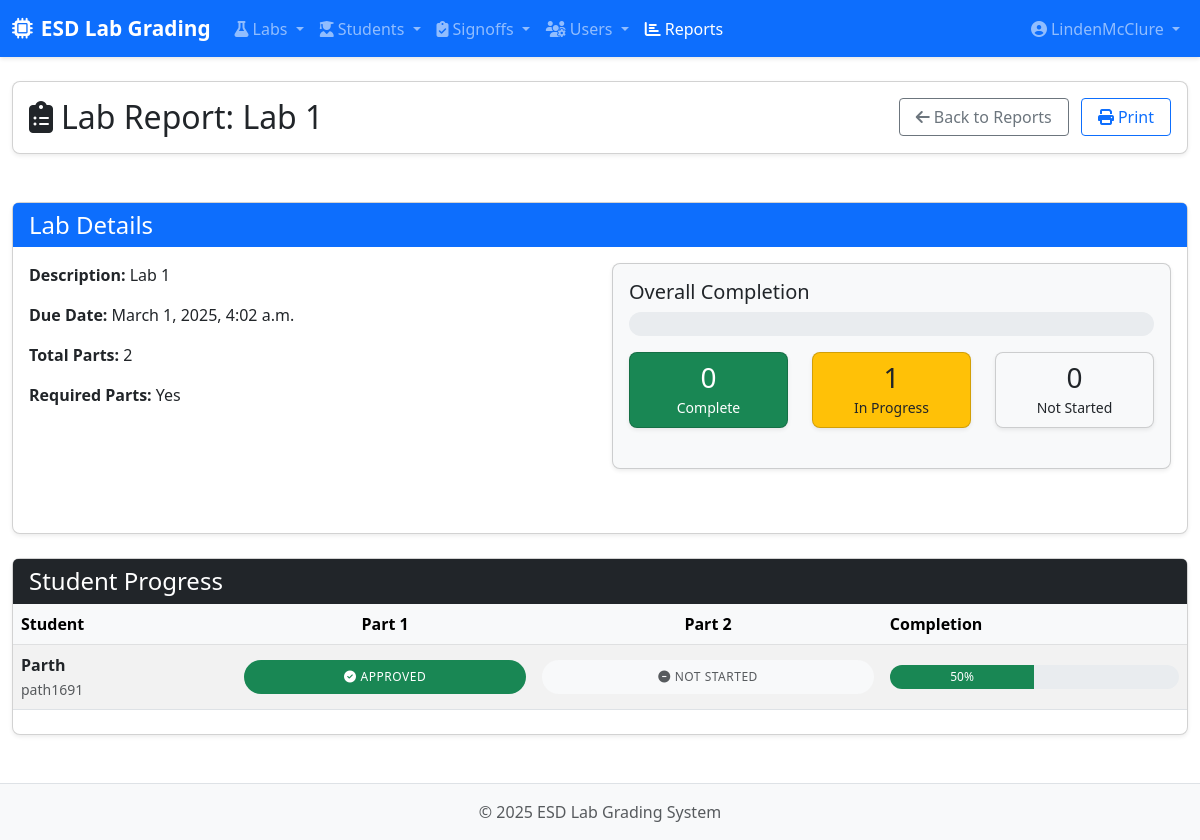
The app's page /reports/lab/ (signed in) with its own data.
### labs/models.py (models this page shows, shortened)
class Lab(models.Model):
    name = models.CharField(max_length=200)
    description = models.TextField(blank=True)
    due_date = models.DateTimeField()
    total_points = models.DecimalField(max_digits=5, decimal_places=2)

class Part(models.Model):
    lab = models.ForeignKey(Lab, on_delete=models.CASCADE, related_name='parts')
    name = models.CharField(max_length=100)
    description = models.TextField(blank=True)
    order = models.PositiveIntegerField(default=0)
    is_required = models.BooleanField(default=True)
    class Meta:
        ordering = ['lab', 'order']

class Student(models.Model):
    student_id = models.CharField(max_length=20, unique=True)
    name = models.CharField(max_length=100)
    email = models.EmailField(blank=True)
    batch = models.DateField(auto_now=False, auto_now_add=False)
    active = models.BooleanField(default=True)

### labs/views.py (the view)
# urls.py: path('reports/lab/', views.lab_report, name='lab_report_default'),
@login_required
def lab_report(request, lab_id=None):
    try:
        if lab_id:
            lab = Lab.objects.get(id=lab_id)
        else:
            lab = Lab.objects.first()
            if not lab:
                return render(request, "labs/reports/no_data.html", {'message': 'No labs found'})
        parts = Part.objects.filter(lab=lab).order_by('order')
        students = Student.objects.filter(active=True).order_by('name')
        matrix = []
        for student in students:
            row = {'student': student, 'parts': []}
            signoffs = Signoff.objects.filter(
                student=student,
                part__lab=lab
            ).values('part_id', 'status')
            signoff_dict = {s['part_id']: s['status'] for s in signoffs}
            for part in parts:
                status = signoff_dict.get(part.id, 'not_started')
                row['parts'].append({
                    'part': part,
                    'status': status,
                    'css_class': get_status_css_class(status)
                })
            required_parts = sum(1 for part in parts if part.is_required)
            if required_parts > 0:
                approved_required = sum(1 for part in parts if part.is_required and
                                       signoff_dict.get(part.id) == 'approved')
                row['completion'] = (approved_required / required_parts) * 100
            else:
                row['completion'] = 0
            matrix.append(row)
        stats = {
            'total_students': students.count(),
            'completed': sum(1 for row in matrix if row['completion'] >= 100),
            'started': sum(1 for row in matrix if 0 < row['completion'] < 100),
            'not_started': sum(1 for row in matrix if row['completion'] == 0),
        }
        if stats['total_students'] > 0:
            stats['completion_percent'] = (stats['completed'] / stats['total_students']) * 100
        else:
            stats['completion_percent'] = 0
        other_labs = Lab.objects.exclude(id=lab.id)
        context = {
            'lab': lab,
            'parts': parts,
            'matrix': matrix,
            'stats': stats,
            'other_labs': other_labs,
        }
        return render(request, "labs/reports/lab_report.html", context)
    except Lab.DoesNotExist:
        return render(request, "labs/reports/no_data.html", {'message': 'Lab not found'})

### labs/templatetags/role_tags.py (called while the page is built)
@register.filter
def has_role(user, role_name):
    if user.is_anonymous:
        return False
    if user.is_staff:
        return True
    try:
        return hasattr(user, 'role') and user.role.role == role_name
    except:
        return False

### labs/views.py (called while the page is built)
def get_status_css_class(status):
    status_classes = {
        'approved': 'bg-success text-white',
        'rejected': 'bg-danger text-white',
        'pending': 'bg-warning',
        'not_started': 'bg-light text-muted',
    }
    return status_classes.get(status, 'bg-light')

### labs/templates/labs/reports/lab_report.html (shortened to what this page needs)
{% extends 'base.html' %}
{% load static %}
{% block content %}
<div class="container-fluid">
    <div class="row mb-4">
        <div class="col-12">
            <div class="card">
                <div class="card-body d-flex justify-content-between align-items-center">
                    <h2 class="mb-0"><i class="fas fa-clipboard-list me-2"></i>Lab Report: {{ lab.name }}</h2>
                    <div>
                        <a href="{% url 'labs:reports' %}" class="btn btn-outline-secondary me-2">
                            <i class="fas fa-arrow-left me-1"></i>Back to Reports
                        </a>
                        <button id="print-btn" class="btn btn-outline-primary">
                            <i class="fas fa-print me-1"></i>Print
                        </button>
                    </div>
                </div>
            </div>
        </div>
    </div>
    <div class="row mb-4">
        <div class="col-md-12">
            <div class="card h-100">
                <div class="card-header bg-primary text-white">
                    <h4 class="mb-0">Lab Details</h4>
                </div>
                <div class="card-body">
                    <div class="row">
                        <div class="col-md-6">
                            <p><strong>Description:</strong> {{ lab.description|default:"No description provided" }}</p>
                            <p><strong>Due Date:</strong> {{ lab.due_date|date:"F j, Y, g:i a" }}</p>
                            <p><strong>Total Parts:</strong> {{ parts|length }}</p>
                            <p><strong>Required Parts:</strong>
                                {{ parts|dictsortreversed:"is_required"|first|yesno:"Yes,No" }}
                            </p>
                        </div>
                        <div class="col-md-6">
                            <div class="card bg-light">
                                <div class="card-body">
                                    <h5 class="card-title">Overall Completion</h5>
                                    <div class="progress mb-3 completion-bar">
                                    </div>
                                    <div class="row text-center">
                                        <div class="col-4">
                                            <div class="card bg-success text-white">
                                                <div class="card-body py-2">
                                                    <h3 class="mb-0">{{ stats.completed }}</h3>
                                                    <small>Complete</small>
                                                </div>
                                            </div>
                                        </div>
                                        <div class="col-4">
                                            <div class="card bg-warning">
                                                <div class="card-body py-2">
                                                    <h3 class="mb-0">{{ stats.started }}</h3>
                                                    <small>In Progress</small>
                                                </div>
                                            </div>
                                        </div>
                                        <div class="col-4">
                                            <div class="card bg-light">
                                                <div class="card-body py-2">
                                                    <h3 class="mb-0">{{ stats.not_started }}</h3>
                                                    <small>Not Started</small>
                                                </div>
                                            </div>
                                        </div>
                                    </div>
                                </div>
                            </div>
                        </div>
                    </div>
                </div>
            </div>
        </div>
    </div>
    <div class="row">
        <div class="col-12">
            <div class="card">
                <div class="card-header bg-dark text-white">
                    <h4 class="mb-0">Student Progress</h4>
                </div>
                <div class="card-body p-0">
                    <div class="table-responsive">
                        <table class="table table-striped table-hover mb-0 report-table">
                            <thead class="table-light">
                                <tr>
                                    <th>Student</th>
                                    {% for part in parts %}
                                    <th class="text-center">{{ part.name }}</th>
                                    {% endfor %}
                                    <th>Completion</th>
                                </tr>
                            </thead>
                            <tbody>
                                {% for row in matrix %}
                                <tr>
                                    <td>
                                        <div><strong>{{ row.student.name }}</strong></div>
                                        <small class="text-muted">{{ row.student.student_id }}</small>
                                    </td>
                                    {% for part_status in row.parts %}
                                    <td class="text-center">
                                        <span class="status-badge {{ part_status.css_class }}">
                                            {% if part_status.status == 'approved' %}
                                                <i class="fas fa-check-circle me-1"></i>Approved
                                            {% elif part_status.status == 'rejected' %}
                                                <i class="fas fa-times-circle me-1"></i>Rejected
                                            {% elif part_status.status == 'pending' %}
                                                <i class="fas fa-clock me-1"></i>Pending
                                            {% else %}
                                                <i class="fas fa-minus-circle me-1"></i>Not Started
                                            {% endif %}
                                        </span>
                                    </td>
                                    {% endfor %}
                                    <td>
                                        <div class="progress completion-bar">
                                            <div class="progress-bar {{ row.completion|floatformat:0|yesno:'bg-success,bg-warning' }}"
                                                 role="progressbar"
                                                 style="width: {{ row.completion|floatformat:0 }}%"
                                                 aria-valuenow="{{ row.completion|floatformat:0 }}"
                                                 aria-valuemin="0" aria-valuemax="100">
                                                {{ row.completion|floatformat:0 }}%
                                            </div>
                                        </div>
                                    </td>
                                </tr>
                                {% endfor %}
                            </tbody>
                        </table>
                    </div>
                </div>
            </div>
        </div>
    </div>
</div>
{% endblock %}

### templates/base.html (shortened to what this page needs)
{% load static %}
{% load role_tags %}
<!DOCTYPE html>
<html lang="en">
<head>
    <link href="https://cdn.jsdelivr.net/npm/bootstrap@5.3.0-alpha1/dist/css/bootstrap.min.css" rel="stylesheet">
    <link rel="stylesheet" href="https://cdnjs.cloudflare.com/ajax/libs/font-awesome/6.4.0/css/all.min.css">
    <link rel="stylesheet" href="{% static 'css/styles.css' %}">
</head>
<body>
    <nav class="navbar navbar-expand-lg navbar-dark bg-primary sticky-top">
        <div class="container-fluid">
            <a class="navbar-brand" href="{% url 'labs:home' %}">
                <i class="fas fa-microchip me-2"></i>ESD Lab Grading
            </a>
            <div class="collapse navbar-collapse" id="navbarMain">
                <ul class="navbar-nav me-auto">
                    <li class="nav-item dropdown">
                        <a class="nav-link dropdown-toggle" href="#" id="labsDropdown" role="button" data-bs-toggle="dropdown">
                            <i class="fas fa-flask me-1"></i>Labs
                        </a>
                    </li>
                    {% if request.user.is_authenticated %}
                    <li class="nav-item dropdown">
                        <a class="nav-link dropdown-toggle" href="#" id="studentsDropdown" role="button" data-bs-toggle="dropdown">
                            <i class="fas fa-user-graduate me-1"></i>Students
                        </a>
                    </li>
                    {% endif %}
                    {% if request.user.is_authenticated %}
                    <li class="nav-item dropdown">
                        <a class="nav-link dropdown-toggle" href="#" id="signoffsDropdown" role="button" data-bs-toggle="dropdown">
                            <i class="fas fa-clipboard-check me-1"></i>Signoffs
                        </a>
                    </li>
                    {% endif %}
                    {% if request.user.is_authenticated and request.user|has_role:'instructor' %}
                    <li class="nav-item dropdown">
                        <a class="nav-link dropdown-toggle" href="#" id="usersDropdown" role="button" data-bs-toggle="dropdown">
                            <i class="fas fa-users-cog me-1"></i>Users
                        </a>
                    </li>
                    {% endif %}
                    {% if request.user.is_authenticated %}
                    <li class="nav-item">
                        <a class="nav-link" href="{% url 'labs:reports' %}">
                            <i class="fas fa-chart-bar me-1"></i>Reports
                        </a>
                    </li>
                    {% endif %}
                </ul>
                <ul class="navbar-nav ms-3">
                    {% if request.user.is_authenticated %}
                    <li class="nav-item dropdown">
                        <a class="nav-link dropdown-toggle" href="#" id="userDropdown" role="button" data-bs-toggle="dropdown">
                            <i class="fas fa-user-circle me-1"></i>{{ request.user.username }}
                        </a>
                    </li>
                    {% else %}
                    <li class="nav-item">
                        <a class="nav-link" href="{% url 'admin:login' %}?next=/">Login</a>
                    </li>
                    {% endif %}
                </ul>
            </div>
        </div>
    </nav>
    <main class="py-4">
        {% block content %}{% endblock %}
    </main>
    <footer class="footer mt-auto py-3 bg-light">
        <div class="container text-center">
            <span class="text-muted">© {% now "Y" %} ESD Lab Grading System</span>
        </div>
    </footer>
</body>
</html>

### static/css/styles.css (style rules this page uses)
body { min-height: 100vh; display: flex; flex-direction: column; }
main { flex: 1; }
.navbar-brand { font-weight: bold; font-size: 1.3rem; }
.navbar { box-shadow: 0 2px 4px rgba(0, 0, 0, 0.1); }
.card { border-radius: 0.5rem; box-shadow: 0 0.125rem 0.25rem rgba(0, 0, 0, 0.075); margin-bottom: 1.5rem; }
.card-header { font-weight: 600; border-bottom: 0; }
.table-responsive { margin-bottom: 1.5rem; }
.table thead th { background-color: #f8f9fa; font-weight: 600; border-top: none; }
.status-badge { padding: 0.4rem 0.8rem; border-radius: 50rem; font-weight: 500; font-size: 0.75rem; text-transform: uppercase; letter-spacing: 0.5px; }
.btn { border-radius: 0.25rem; padding: 0.375rem 1rem; font-weight: 500; }
.footer { background-color: #f8f9fa; padding: 1.5rem 0; border-top: 1px solid #dee2e6; }

### labs/templates/labs/reports/lab_report.html (style rules this page uses)
.status-badge { display: inline-block; width: 100%; padding: 8px 4px; text-align: center; font-weight: 500; }
.completion-bar { height: 24px; border-radius: 12px; overflow: hidden; }
.report-table th, .report-table td { vertical-align: middle; }

### records on screen
Lab: name "Lab 1", description "Lab 1", due_date "March 1, 2025, 4:02 a.m."
Part: is_required.is_required "Yes", name "Part 1", shows "APPROVED"
Part: name "Part 2", shows "NOT STARTED"
Student: student.name "Parth", student.student_id "path1691", completion "50"

### other values on screen
{{ request.user.username }} "LindenMcClure"
{{ parts|length }} "2"
{{ stats.completed }} "0"
{{ stats.started }} "1"
{{ stats.not_started }} "0"
